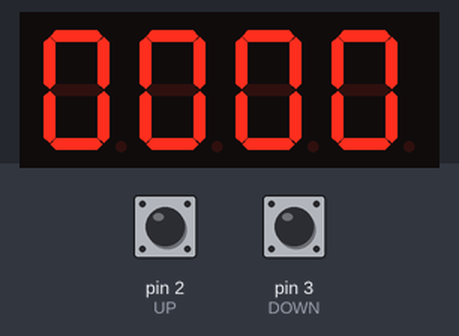
Bench run of a sketch on a simulated Arduino Uno, built with avr-gcc and run on an emulated ATmega328P. On the bench: 4-digit seven-segment display. The inputs (shaded band) are chosen by the test bench; at power-on: pin 2 (UP) HIGH, pin 3 (DOWN) HIGH.

Above: at 1.4 s.
1.5 s: pin 2 (UP) pulled LOW for 1 s
At 2.8 s:
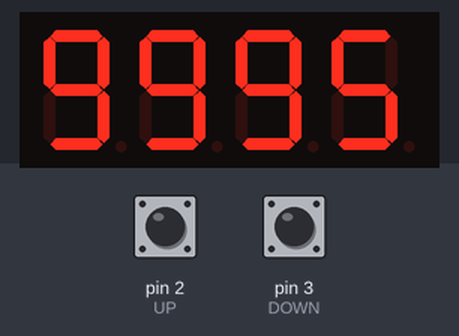
4.0 s: pin 3 (DOWN) pulled LOW for 3.2 s
At 7.9 s:
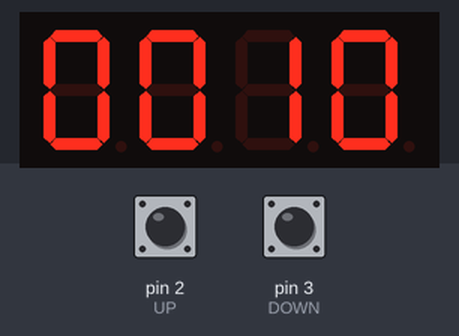
8.7 s: pin 3 (DOWN) pulled LOW for 0.25 s
At 9.4 s:
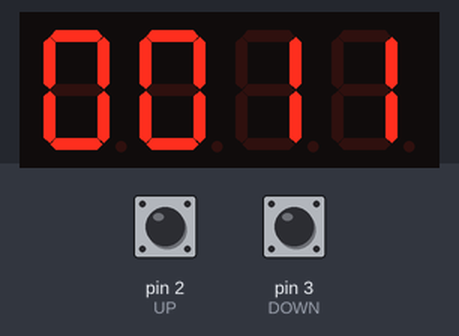
Timing chart, 0 to 11.7 s (numbered marks = the images above; inputs shaded):
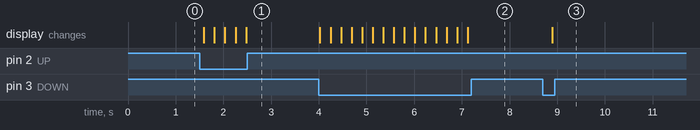

Measured:
- after the input at 1.5 s, the display: first changes after 0.09 s (image 1 shows a later state)
- after the input at 4.0 s, the display: first changes at once (image 2 shows a later state)
- after the input at 8.7 s, the display: changes after 0.19 s (image 3)

The sketch:

sketch-display-tm1637-contador-up-down.ino
```cpp
#include <Arduino.h>
#include <TM1637Display.h>

#define UP 2 // Seta o (pino 2) do arduino para leitura do botão UP
#define DOWN 3 // Seta o (pino 3) do arduino para leitura do botão DOWN

const int CLK = 6; //Seta o (pino 6) do arduino para o (pino CLK) do display
const int DIO = 7; //Seta o (pino 7) do arduino para o (pino DIO) do display

const uint8_t blank[] = {0x00, 0x00, 0x00,0x00};

TM1637Display display(CLK, DIO); //Configura o display

int num = 0;

void setup(){
    pinMode(UP, INPUT_PULLUP);
    pinMode(DOWN, INPUT_PULLUP);
    display.setBrightness(0x0f); //Seta o brilho máximo do display
    display.setSegments(blank);//Limpa o display
}

void loop(){

   display.showNumberDec(num, true, 4, 0);
   delay(200); //espera 200 milisegundos

  // Se UP button pressionado acrescenta +1
  if( digitalRead(UP) ){
    num++;
    if(num > 9999)
      num = 0;
  }

  // Se DOWN button pressionado decrementa -1
  if( digitalRead(DOWN) ){
    num--;
    if(num < 0)
      num = 9999;
  }

}
```
